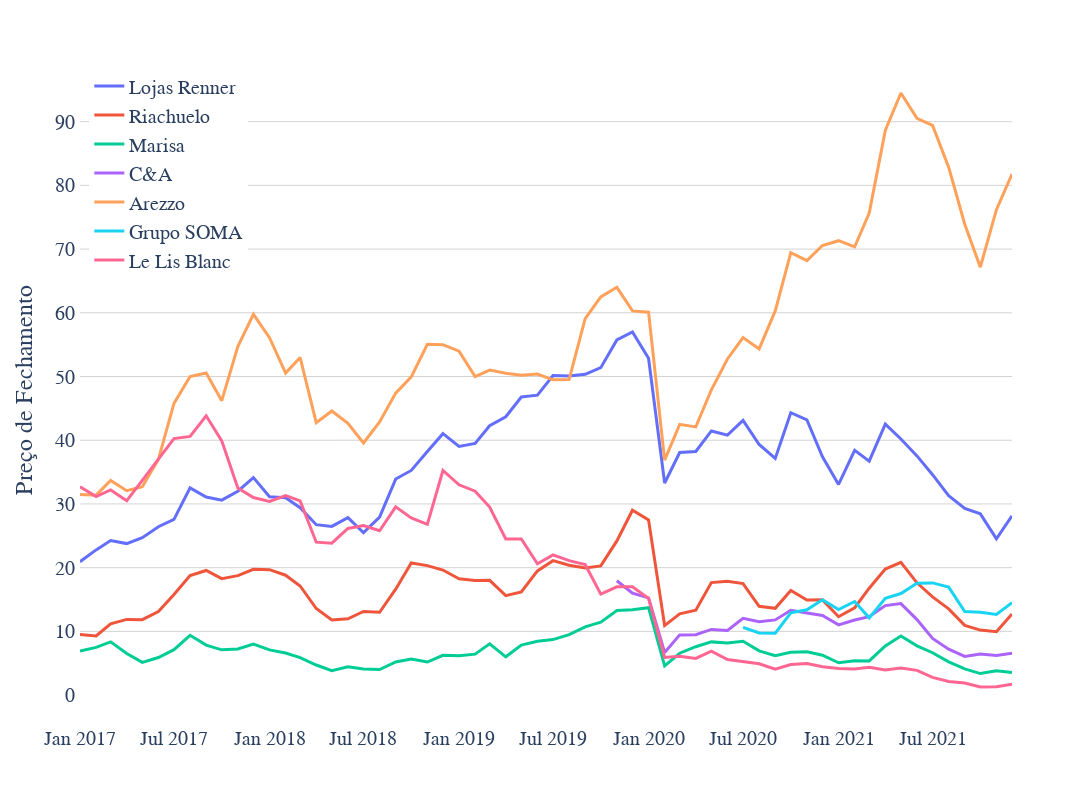

Here is the notebook cell this chart was saved with:
### Markdown cell above
#### Preço das Ações
***

### Code cell
empresas = [
    "Lojas Renner",
    "Riachuelo",
    "Marisa",
    "C&A",
    "Arezzo",
    "Grupo SOMA",
    "Le Lis Blanc",
]

preco_acoes = acoes.loc[(acoes["periodo"] >= "2017-01-01")]

fig = px.line(
    preco_acoes, x="periodo", y=empresas, height=800, width=1500, markers=False
)


xaxis_attribs = dict(
    showline=True,
    showgrid=False,
    tickfont=dict(family="Josefin Sans Bold", size=20),
    gridcolor="LightGrey",
)
yaxis_attribs = dict(
    showline=True,
    showgrid=True,
    tickfont=dict(family="Josefin Sans Bold", size=20),
    nticks=15,
    gridcolor="LightGrey",
)
legend_attribs = dict(
    yanchor="top",
    xanchor="left",
    y=0.99,
    x=0.01,
    title_font_family="Josefin Sans Bold",
    font=dict(family="Josefin Sans Bold", size=20),
)

fig.update_layout(
    xaxis_title="",
    yaxis_title="Preço de Fechamento",
    plot_bgcolor="white",
    legend_title_text="",
    xaxis=xaxis_attribs,
    yaxis=yaxis_attribs,
    legend=legend_attribs,
    font=dict(family="Josefin Sans Bold", size=20),
)
fig.update_traces(line=dict(width=3))

fig.show()
